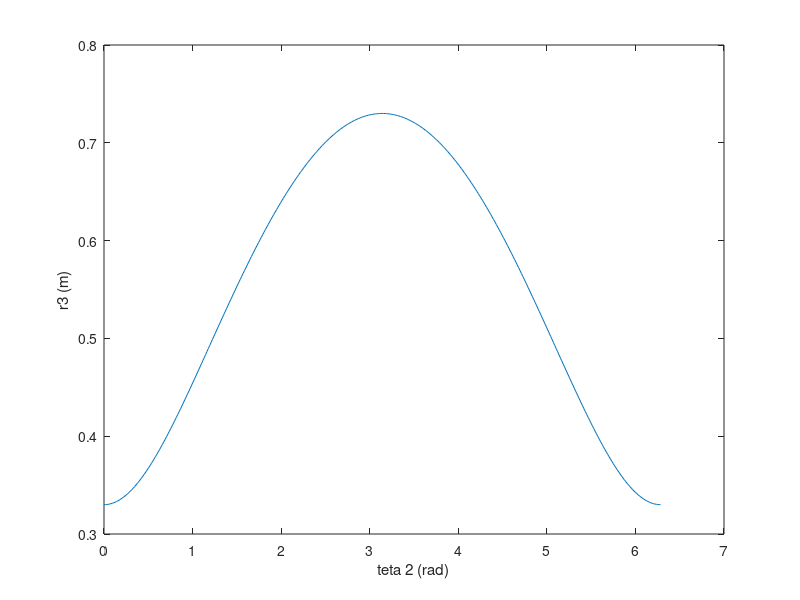
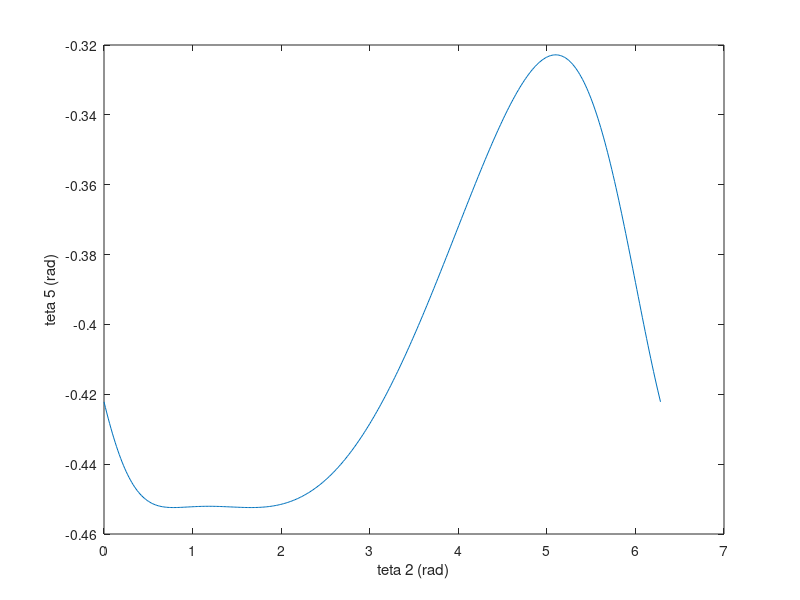
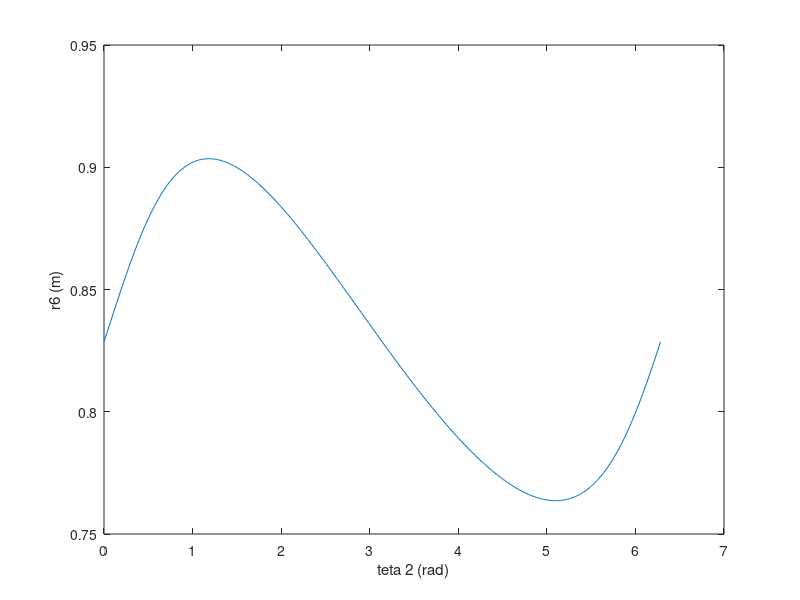
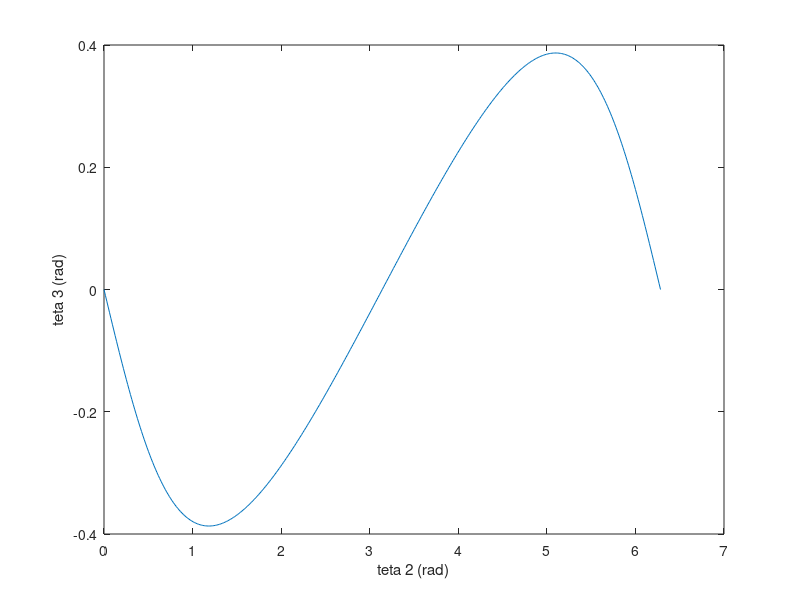

Source code (MATLAB) for these figures, in order:

close all
clc
tet6=(-20).*pi/180;
tet1=pi;
tet66=tet6+pi/2;
r66=3.4/10;
r2=2/10;
r1=5.3/10;
r4=2/10;
h4=0.6/10;
r5=4/10;
r2g=r2/2;
r5g=r5/2;
r4g=0.088;
r3g=4/10;
m2=1.2;
m3=4.8;
m4=1.5;
m5=2.4;
m6=0.64;
I2=m2.*(r2)^2/12;
I3=m3.*(2.*r3g)^2/12;
I4=(0.3.*((((h4)^2/12)+0.02^2/4)-(((h4)^2/12)+0.015^2/4))+0.3.*0.088^2)+(1.2.*0.18^2/1);
I5=m5.*(r5)^2/12;
I6=m6.*(((h4)^2/12)+0.02^2/4);
F6=1;
a2=0;
tet2=0:pi/200:2*pi;
w2=1;
xx=zeros(4,length(tet2)+1);
vv=zeros(4,length(tet2)+1);
aa=zeros(4,length(tet2)+1);
FF=zeros(14,length(tet2)+1);
TE=zeros(1,length(tet2));
FFF=zeros(1,length(tet2));
xxx=zeros(1,length(tet2));
vvv=zeros(1,length(tet2));
aaa=zeros(1,length(tet2));
xx(1,1)=r1-r2;
xx(2,1)=(-23).*pi/180;
xx(3,1)=9.2;
xx(4,1)=0;
for i=1:length(tet2)
%x1=r3
%x2=tet5
%x3=r6
%x4=tet3
eqns=@(x)[r1.*cos(tet1)+r2.*cos(tet2(i))+x(1).*cos(x(4));
    r1.*sin(tet1)+r2.*sin(tet2(i))+x(1).*sin(x(4));
    x(3).*cos(tet6)+r66.*cos(tet66)+r1.*cos(tet1)-r4.*cos(x(4)+pi/2)-r5.*cos(x(2));
    x(3).*sin(tet6)+r66.*sin(tet66)+r1.*sin(tet1)-r4.*sin(x(4)+pi/2)-r5.*sin(x(2))];
x0=[xx(1,i) xx(2,i) xx(3,i) xx(4,i)];
x=fsolve(eqns,x0);
xx(1,i+1)=x(1);
xx(2,i+1)=x(2);
xx(3,i+1)=x(3);
xx(4,i+1)=x(4);
%v1=w3
%v2=V3
%v3=V6
%v4=w5
A=[-x(1).*sin(x(4)) cos(x(4)) 0 0;
    x(1).*cos(x(4)) sin(x(4)) 0 0;
    r4.*sin(x(4)+pi/2) 0 cos(tet6) r5.*sin(x(2));
    -r4.*cos(x(4)+pi/2) 0 sin(tet6) -r5.*cos(x(2))];
Y=[r2.*w2.*sin(tet2(i));-r2.*w2.*cos(tet2(i));0;0];
v=A\Y;
vv(1,i+1)=v(1);
vv(2,i+1)=v(2);
vv(3,i+1)=v(3);
vv(4,i+1)=v(4);
%a1=a3
%a2=a5
%a3=A3
%a4=A6
AA=[-x(1).*sin(x(4)) 0 cos(x(4)) 0;
    x(1).*cos(x(4)) 0 sin(x(4)) 0;
    r4.*sin(x(4)+pi/2) r5.*sin(x(2)) 0 cos(tet6);
    -r4.*cos(x(4)+pi/2) -r5.*cos(x(2)) 0 sin(tet6)];
YY=[r2.*a2.*sin(tet2(i))+r2.*((w2)^2).*cos(tet2(i))+x(1).*((v(1))^2).*cos(x(4))+2.*v(2).*v(1).*sin(x(4));
    -r2.*a2.*cos(tet2(i))+r2.*((w2)^2).*sin(tet2(i))+x(1).*((v(1))^2).*sin(x(4))-2.*v(2).*v(1).*cos(x(4));
    -r4.*((v(1))^2).*cos(x(4)+pi/2)-r5.*((v(4))^2).*cos(x(2));
    -r4.*((v(1))^2).*sin(x(4)+pi/2)-r5.*((v(4))^2).*sin(x(2))];
a=(AA)\YY;
aa(1,i+1)=a(1);
aa(2,i+1)=a(2);
aa(3,i+1)=a(3);
aa(4,i+1)=a(4);
    Fi2y=m2.*r2g.*(((w2)^2).*sin(tet2(i))-(a2).*cos(tet2(i)))-10.*m2;
    Fi2x=m2.*r2g.*(((w2)^2).*cos(tet2(i))+(a2).*sin(tet2(i)));
Ti2=-I2.*a2;
%%%%%%%%%%%%%%%%%%%%%%%%%%%%%%%
    Fi3y=m3.*(x(1)-r3g).*(((v(1))^2).*sin(x(4))-(a(1)).*cos(x(4)))-m3.*a(3).*sin(x(4))-2.*m3.*v(2).*v(1).*cos(x(4))-10.*m3;
    Fi3x=m3.*(x(1)-r3g).*(((v(1))^2).*cos(x(4))+(a(1)).*sin(x(4)))-m3.*a(3).*cos(x(4))+2.*m3.*v(2).*v(1).*sin(x(4));
Ti3=-I3.*a(1);
%%%%%%%%%%%%%%%%%%%%%%%%%%%%%%%%%%%
    Fi4y=m4.*(r4-r4g).*(-((v(1))^2).*sin(x(4)+pi/2)+(a(1)).*cos(x(4)+pi/2))-10.*m4;
    Fi4x=-m4.*(r4-r4g).*(((v(1))^2).*cos(x(4)+pi/2)+(a(1)).*sin(x(4)+pi/2));
Ti4=-I4.*a(1);
%%%%%%%%%%%%%%%%%%%%%%%%%%%%%%%%%%%%%%%
    Fi5y=m5.*r5g.*(-((v(4))^2).*sin(x(2))+(a(2)).*cos(x(2)))-10.*m5;
    Fi5x=-m5.*r5g.*(((v(4))^2).*cos(x(2))+(a(2)).*sin(x(2)));
Ti5=-I5.*a(2);
%%%%%%%%%%%%%%%%%%%%%%%%%%%%%%%%%%%%%%%%
Fi6x=-m6.*a(4).*cos(tet6);
Fi6y=-m6.*a(4).*sin(tet6)-10.*m6;
F6x=F6.*abs(cos(tet6+pi));
F6y=F6.*abs(sin(tet6+pi));
%%%%%%%%%%%%%%%%%%%%%%%%%%%%%%%%%%%%%%
%F12x=F1
%F32x=F2
%F43=F3
%F54x=F4
%F65x=F5
%F16=F6
%F12y=F7
%F32y=F8
%T43=F9
%F54y=F10
%F65y=F11
%T2=F13
%F14x=F14
%F14y=F12
AAA=[1 1 0 0 0 0 0 0 0 0 0 0 0 0;
    0 0 0 0 0 0 1 1 0 0 0 0 0 0;
    0 -r2.*sin(tet2(i)) 0 0 0 0 0 r2.*cos(tet2(i)) 0 0 0 0 1 0;
    0 1 cos(x(4)+pi/2) 0 0 0 0 0 0 0 0 0 0 0;
    0 0 sin(x(4)+pi/2) 0 0 0 0 1 0 0 0 0 0 0;
    0 0 x(1).*sin(x(4)+pi/2).*cos(x(4))+x(1).*cos(x(4)+pi/2).*sin(x(4)) 0 0 0 0 0 1 0 0 0 0 0;
    0 0 cos(x(4)+pi/2) 1 0 0 0 0 0 0 0 0 0 1;
    0 0 sin(x(4)+pi/2) 0 0 0 0 0 0 1 0 1 0 0;
    0 0 0 -r4.*sin(x(4)+pi/2) 0 0 0 0 1 r4.*cos(x(4)+pi/2) 0 0 0 0;
    0 0 0 1 1 0 0 0 0 0 0 0 0 0;
    0 0 0 0 0 0 0 0 0 1 1 0 0 0;
    0 0 0 0 r5.*sin(x(2)) 0 0 0 0 0 r5.*cos(x(2)) 0 0 0;
    0 0 0 0 1 cos(tet6+pi/2) 0 0 0 0 0 0 0 0;
    0 0 0 0 0 sin(tet6+pi/2) 0 0 0 0 1 0 0 0];
YYY=[-Fi2x;
    -Fi2y;
    -(Fi2y.*r2g.*cos(tet2(i))-Fi2x.*r2g.*sin(tet2(i))+Ti2);
    -Fi3x;
    -Fi3y;
    -(r3g.*Fi3y.*cos(x(4))+r3g.*Fi3x.*sin(x(4))+Ti3);
    -Fi4x;
    -Fi4y;
    -(r4g.*Fi4y.*cos(x(4)+pi/2)-r4g.*Fi4x.*sin(x(4)+pi/2)+Ti4);
    -Fi5x;
    -Fi5y;
    -(r5g.*Fi5y.*cos(x(2))+r5g.*Fi5x.*sin(x(2))+Ti5);
    -Fi6x+F6x;
    -Fi6y-F6y];
F=AAA\YYY;
for k=1:14
    FF(k,i+1)=F(k);
end
% Fi2=sqrt(Fi2x^2+Fi2y^2);
% Fi3=sqrt(Fi3x^2+Fi3y^2);
% Fi4=sqrt(Fi4x^2+Fi4y^2);
% Fi5=sqrt(Fi5x^2+Fi5y^2);
% Fi6=sqrt(Fi6x^2+Fi6y^2);
E22=(r2-r2g).*w2.*(-sin(tet2(i)).*Fi2x+cos(tet2(i)).*Fi2y)+(Ti2).*w2;
E3=(x(1)-r3g).*v(1).*(-sin(x(4)).*Fi3x+cos(x(4)).*Fi3y)+(Ti3).*v(1)+v(2).*(cos(x(4)).*Fi3x+sin(x(4)).*Fi3y);
E4=(r4-r4g).*v(1).*(sin(x(4)+pi/2).*Fi4x-cos(x(4)+pi/2).*Fi4y)+(Ti4).*v(1);
E5=(r5-r5g).*v(4).*(sin(x(2)).*Fi5x-cos(x(2)).*Fi5y)+(Ti5).*v(4);
E6=v(3).*(cos(tet6).*(Fi6x)+sin(tet6).*(Fi6y))-v(3).*F6;
Etotal=E3+E4+E5+E6+E22;
TE(i)=-Etotal/(w2);
end
clc
for j=1:length(tet2)
    xxx(j)=xx(1,j+1);
end
plot(tet2,xxx)
xlabel('teta 2 (rad)')
ylabel('r3 (m)')
figure
for j=1:length(tet2)
    xxx(j)=xx(2,j+1);
end
plot(tet2,xxx)
xlabel('teta 2 (rad)')
ylabel('teta 5 (rad)')
figure
for j=1:length(tet2)
    xxx(j)=xx(3,j+1);
end
plot(tet2,xxx)
xlabel('teta 2 (rad)')
ylabel('r6 (m)')
figure
for j=1:length(tet2)
    xxx(j)=xx(4,j+1);
end
plot(tet2,xxx)
xlabel('teta 2 (rad)')
ylabel('teta 3 (rad)')
figure
%%%%%%%%%%%%%%%%%%%%%%%%%%%%%%%%%%%%%%%%%%%%%%
for j=1:length(tet2)
    vvv(j)=vv(1,j+1);
end
plot(tet2,vvv)
xlabel('teta 2 (rad)')
ylabel('w3 (rad/s)')
figure
for j=1:length(tet2)
    vvv(j)=vv(2,j+1);
end
plot(tet2,vvv)
xlabel('teta 2 (rad)')
ylabel('V3 (m/s)')
figure
for j=1:length(tet2)
    vvv(j)=vv(3,j+1);
end
plot(tet2,vvv)
xlabel('teta 2 (rad)')
ylabel('V6 (m/S)')
figure
for j=1:length(tet2)
    vvv(j)=vv(4,j+1);
end
plot(tet2,vvv)
xlabel('teta 2 (rad)')
ylabel('w5 (rad/s)')
figure
%%%%%%%%%%%%%%%%%%%%%%%%
for j=1:length(tet2)
    aaa(j)=aa(1,j+1);
end
plot(tet2,aaa)
xlabel('teta 2 (rad)')
ylabel('a3 (rad/s^2)')
figure
for j=1:length(tet2)
    aaa(j)=aa(2,j+1);
end
plot(tet2,aaa)
xlabel('teta 2 (rad)')
ylabel('a5 (rad/s^2)')
figure
for j=1:length(tet2)
    aaa(j)=aa(3,j+1);
end
plot(tet2,aaa)
xlabel('teta 2 (rad)')
ylabel('A3 (m/s^2)')
figure
for j=1:length(tet2)
    aaa(j)=aa(4,j+1);
end
plot(tet2,aaa)
xlabel('teta 2 (rad)')
ylabel('A6 (m/s^2)')
figure
%%%%%%%%%%%%%%%%%%%%%%%%%%%%%%%%%
for j=1:length(tet2)
    FFF(j)=FF(1,j+1);
end
plot(tet2,FFF)
xlabel('teta 2 (rad)')
ylabel('F12x (N)')
figure
for j=1:length(tet2)
    FFF(j)=FF(7,j+1);
end
plot(tet2,FFF)
xlabel('teta 2 (rad)')
ylabel('F12y (N)')
figure
for j=1:length(tet2)
    FFF(j)=FF(2,j+1);
end
plot(tet2,FFF)
xlabel('teta 2 (rad)')
ylabel('F32x (N)')
figure
for j=1:length(tet2)
    FFF(j)=FF(8,j+1);
end
plot(tet2,FFF)
xlabel('teta 2 (rad)')
ylabel('F32y (N)')
figure
for j=1:length(tet2)
    FFF(j)=FF(3,j+1);
end
plot(tet2,FFF)
xlabel('teta 2 (rad)')
ylabel('F43 (N)')
figure
for j=1:length(tet2)
    FFF(j)=FF(9,j+1);
end
plot(tet2,FFF)
xlabel('teta 2 (rad)')
ylabel('T43 (N.m)')
figure
for j=1:length(tet2)
    FFF(j)=FF(4,j+1);
end
plot(tet2,FFF)
xlabel('teta 2 (rad)')
ylabel('F54x (N)')
figure
for j=1:length(tet2)
    FFF(j)=FF(10,j+1);
end
plot(tet2,FFF)
xlabel('teta 2 (rad)')
ylabel('F54y (N)')
figure
for j=1:length(tet2)
    FFF(j)=FF(5,j+1);
end
plot(tet2,FFF)
xlabel('teta 2 (rad)')
ylabel('F65x (N)')
figure
for j=1:length(tet2)
    FFF(j)=FF(11,j+1);
end
plot(tet2,FFF)
xlabel('teta 2 (rad)')
ylabel('F65y (N)')
figure
for j=1:length(tet2)
    FFF(j)=FF(6,j+1);
end
plot(tet2,FFF)
xlabel('teta 2 (rad)')
ylabel('F16 (N)')
figure
for j=1:length(tet2)
    FFF(j)=FF(14,j+1);
end
plot(tet2,FFF)
xlabel('teta 2 (rad)')
ylabel('F14x (N)')
figure
for j=1:length(tet2)
    FFF(j)=FF(12,j+1);
end
plot(tet2,FFF)
xlabel('teta 2 (rad)')
ylabel('F14y (N)')
figure
for j=1:length(tet2)
    FFF(j)=FF(13,j+1);
end
plot(tet2,FFF)
xlabel('teta 2 (rad)')
ylabel('T2 (N.m)')
figure
plot(tet2,TE)
xlabel('teta 2 (rad)')
ylabel('TE2 (N.m)')